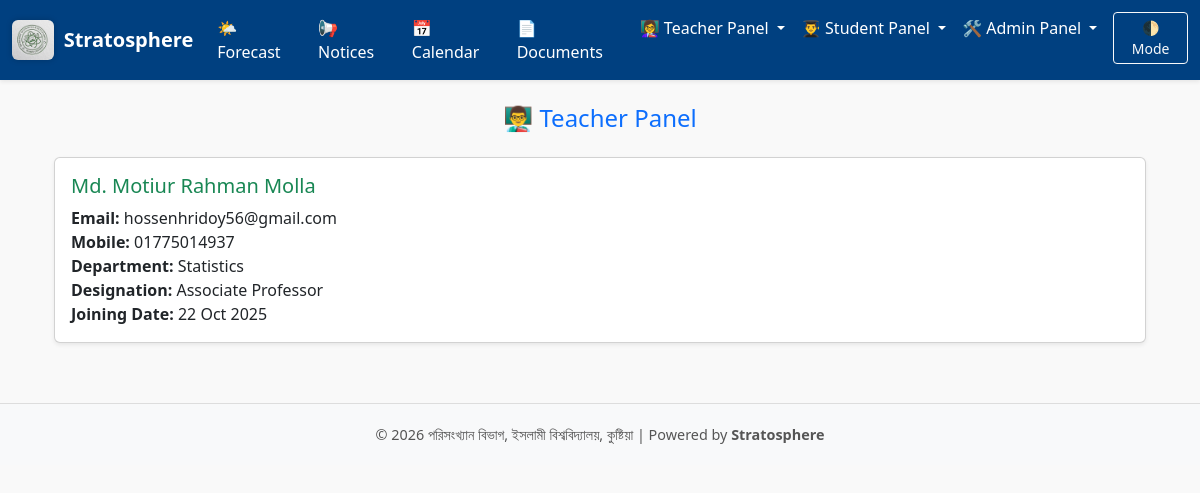
Screenshot of /teacher/panel (signed in) with the database file from the repository.
### models.py (models this page shows, shortened)
class Teacher(db.Model):
    __tablename__ = "teacher"
    id = db.Column(db.Integer, primary_key=True)
    name = db.Column(db.String(100), nullable=False)
    designation = db.Column(db.String(100))
    email = db.Column(db.String(120), unique=True, nullable=False)
    password_hash = db.Column(db.String(128), nullable=False)
    mobile = db.Column(db.String(20))
    department = db.Column(db.String(100))
    joining_date = db.Column(db.Date)
    courses = db.relationship("Course", backref="teacher", lazy=True)
    materials = db.relationship("CourseMaterial", backref="uploader", lazy=True)

### routes/public_routes.py (the view)
@public_routes.route("/teacher/panel", endpoint="teacher_panel")
def teacher_panel():
    teacher_id = session.get("teacher_id")
    if not teacher_id:
        flash("🔒 Please login to access your panel.", "warning")
        return redirect(url_for("public_routes.teacher_login"))
    teacher = Teacher.query.get_or_404(teacher_id)
    return render_template("public/teacher_panel.html", teacher=teacher)

### app.py (called while the page is built)
@login_manager.user_loader
def load_user(user_id):
    return Teacher.query.get(int(user_id))

@app.before_request
def log_request():
    print(f"🔍 {request.method} {request.path}")

### templates/public/teacher_panel.html (shortened to what this page needs)
{% extends "base.html" %}
{% block content %}
<div class="container mt-4">
    <h4 class="text-center text-primary">👨‍🏫 Teacher Panel</h4>
    {% if teacher %}
    <div class="card mt-4 shadow-sm">
        <div class="card-body">
            <h5 class="card-title text-success">{{ teacher.name }}</h5>
            <p class="card-text">
                <strong>Email:</strong> {{ teacher.email }}<br>
                <strong>Mobile:</strong> {{ teacher.mobile or '—' }}<br>
                <strong>Department:</strong> {{ teacher.department }}<br>
                <strong>Designation:</strong> {{ teacher.designation or '—' }}<br>
                <strong>Joining Date:</strong> {{ teacher.joining_date.strftime('%d %b %Y') if teacher.joining_date else '—' }}
            </p>
        </div>
    </div>
    {% else %}
    <div class="alert alert-warning mt-4 text-center">
        ⚠️ No teacher data available.
    </div>
    {% endif %}
</div>
{% endblock %}

### templates/base.html (style rules this page uses)
body { font-family: 'Segoe UI', sans-serif; background-color: #f9f9f9; transition: background 0.3s, color 0.3s; }

### rows the page displays
Teacher: name "Md. Motiur Rahman Molla", email "hossenhridoy56@gmail.com", mobile "01775014937", department "Statistics", designation "Associate Professor", joining_date "22 Oct 2025"
